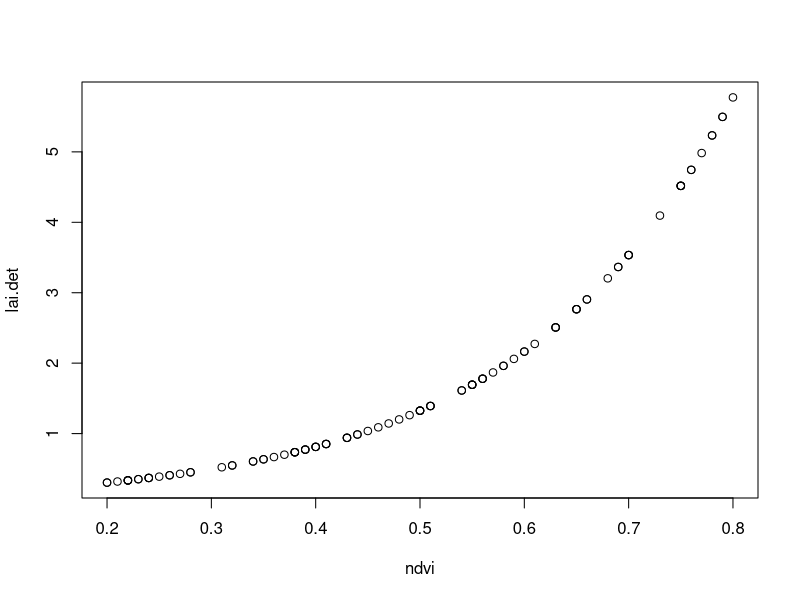
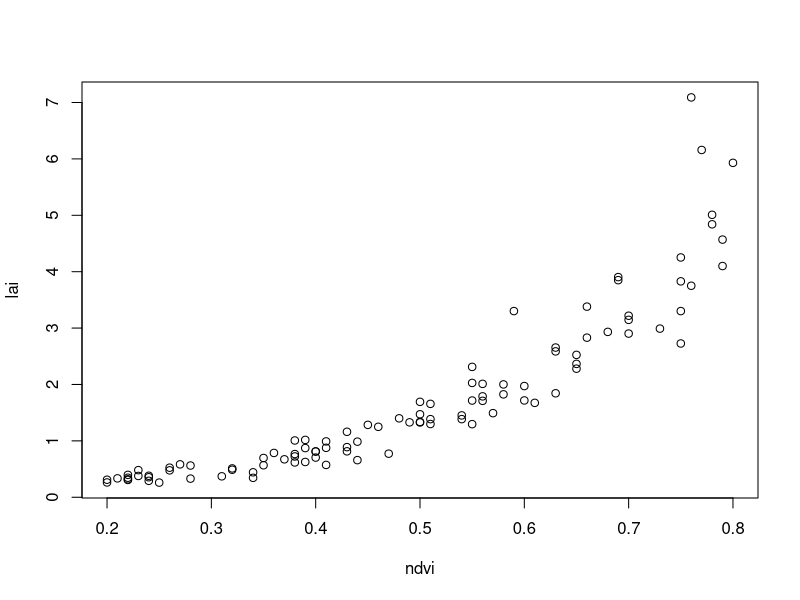
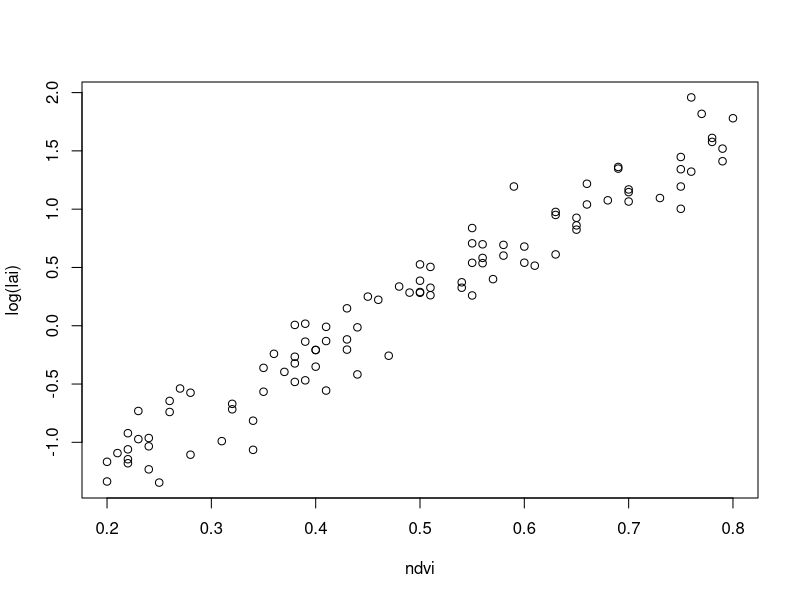
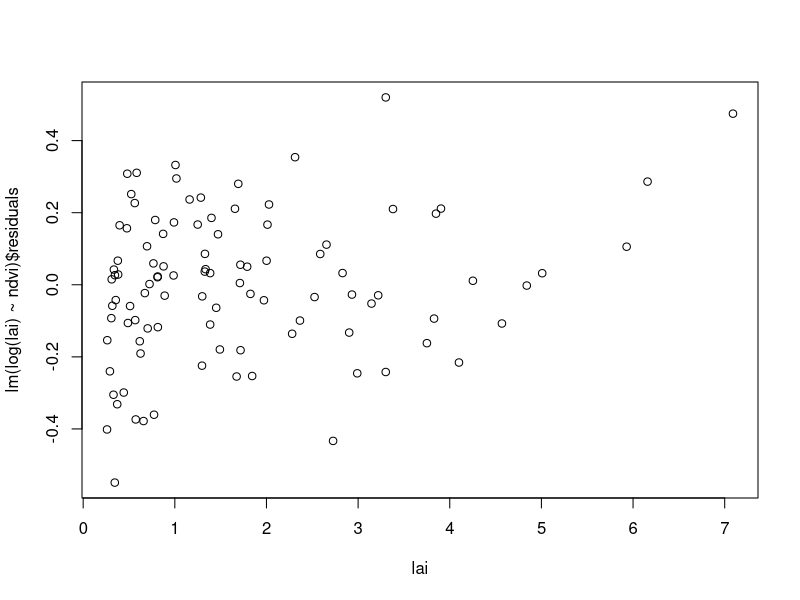

These figures' R source, in order:
# gera dados simulados de NDVI vs. LAI
# usando a relação em:
# http://www.ias.ac.in/jess/dec2011/1113.pdf

# No artigo, NDVI parece variar entre  0.2 e 0.8
set.seed(1432)
ndvi <- runif(100,0.2,0.8) 
ndvi <- round(ndvi,digits=2)
# a relação ajustada no artigo é:
# y = 0.114exp(4.906x)
# recriamos a expressão

lai.det <- 0.114 * exp(4.906 * ndvi)

# vendo se funcionou
plot(ndvi,lai.det)

# adicionando um erro com variancia inflavel, para que fique normalmente distribuido com a transformação log:

lai = lai.det + lai.det*rnorm(100,0,0.2)

# vendo se funcionou
plot(ndvi,lai)
plot(ndvi,log(lai))
plot(lai,lm(log(lai) ~ ndvi)$residuals)

ndvi.lai <- data.frame(cbind(ndvi,lai))

write.csv(ndvi.lai,file='ndvi_lai.csv',row.names=F)